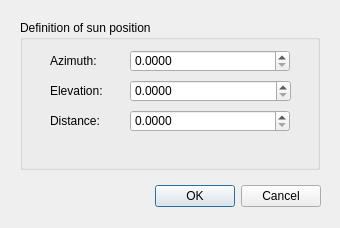
<ui version="4.0" >
 <class>SunPositionDialog</class>
 <widget class="QDialog" name="SunPositionDialog" >
  <property name="geometry" >
   <rect>
    <x>0</x>
    <y>0</y>
    <width>340</width>
    <height>228</height>
   </rect>
  </property>
  <property name="windowTitle" >
   <string>Sun Position Dialog</string>
  </property>
  <widget class="QDialogButtonBox" name="buttonBox" >
   <property name="geometry" >
    <rect>
     <x>60</x>
     <y>180</y>
     <width>261</width>
     <height>32</height>
    </rect>
   </property>
   <property name="orientation" >
    <enum>Qt::Horizontal</enum>
   </property>
   <property name="standardButtons" >
    <set>QDialogButtonBox::Cancel|QDialogButtonBox::Ok</set>
   </property>
  </widget>
  <widget class="QGroupBox" name="groupBox" >
   <property name="geometry" >
    <rect>
     <x>20</x>
     <y>20</y>
     <width>300</width>
     <height>150</height>
    </rect>
   </property>
   <property name="title" >
    <string>Definition of sun position</string>
   </property>
   <widget class="QLabel" name="label" >
    <property name="geometry" >
     <rect>
      <x>30</x>
      <y>30</y>
      <width>60</width>
      <height>22</height>
     </rect>
    </property>
    <property name="text" >
     <string>Azimuth:</string>
    </property>
   </widget>
   <widget class="QDoubleSpinBox" name="azimuthSpin" >
    <property name="geometry" >
     <rect>
      <x>110</x>
      <y>30</y>
      <width>160</width>
      <height>22</height>
     </rect>
    </property>
    <property name="decimals" >
     <number>4</number>
    </property>
    <property name="maximum" >
     <double>360.000000000000000</double>
    </property>
   </widget>
   <widget class="QLabel" name="label_2" >
    <property name="geometry" >
     <rect>
      <x>30</x>
      <y>60</y>
      <width>60</width>
      <height>22</height>
     </rect>
    </property>
    <property name="text" >
     <string>Elevation:</string>
    </property>
   </widget>
   <widget class="QDoubleSpinBox" name="elevationSpin" >
    <property name="geometry" >
     <rect>
      <x>110</x>
      <y>60</y>
      <width>161</width>
      <height>22</height>
     </rect>
    </property>
    <property name="decimals" >
     <number>4</number>
    </property>
    <property name="maximum" >
     <double>90.000000000000000</double>
    </property>
   </widget>
   <widget class="QLabel" name="label_3" >
    <property name="geometry" >
     <rect>
      <x>30</x>
      <y>90</y>
      <width>60</width>
      <height>22</height>
     </rect>
    </property>
    <property name="text" >
     <string>Distance:</string>
    </property>
   </widget>
   <widget class="QDoubleSpinBox" name="distanceSpin" >
    <property name="geometry" >
     <rect>
      <x>110</x>
      <y>90</y>
      <width>160</width>
      <height>22</height>
     </rect>
    </property>
    <property name="decimals" >
     <number>4</number>
    </property>
    <property name="maximum" >
     <double>999999999.000000000000000</double>
    </property>
   </widget>
  </widget>
 </widget>
 <resources/>
 <connections>
  <connection>
   <sender>buttonBox</sender>
   <signal>accepted()</signal>
   <receiver>SunPositionDialog</receiver>
   <slot>accept()</slot>
   <hints>
    <hint type="sourcelabel" >
     <x>248</x>
     <y>254</y>
    </hint>
    <hint type="destinationlabel" >
     <x>157</x>
     <y>274</y>
    </hint>
   </hints>
  </connection>
  <connection>
   <sender>buttonBox</sender>
   <signal>rejected()</signal>
   <receiver>SunPositionDialog</receiver>
   <slot>reject()</slot>
   <hints>
    <hint type="sourcelabel" >
     <x>316</x>
     <y>260</y>
    </hint>
    <hint type="destinationlabel" >
     <x>286</x>
     <y>274</y>
    </hint>
   </hints>
  </connection>
 </connections>
</ui>
